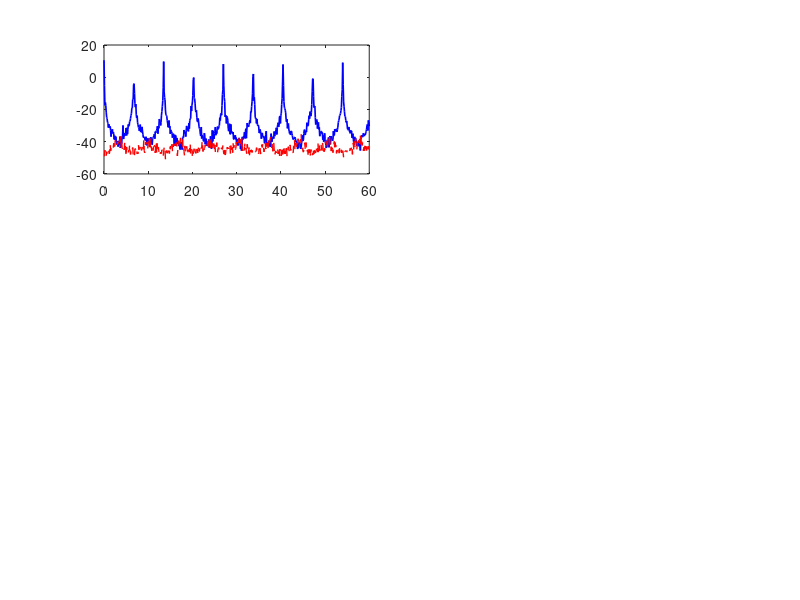

Write MATLAB code to recreate this figure. (Note: this script raises an error after producing the figure.)
%% =========================================================
%  Project 7: Optimization of Handover Mechanisms in 5G V2X
%  Step 2: Simulate Handover Failures & Latency at High Speed
%  =========================================================

clc; clear; close all;

%% --- 1. SIMULATION PARAMETERS ---
sim_time     = 60;        % Total simulation time (seconds)
dt           = 0.1;       % Time step (seconds)
t            = 0:dt:sim_time;
nSteps       = length(t);

% Vehicle speeds to test (km/h)
speeds_kmh   = [60, 100, 120, 160, 200];
nSpeeds      = length(speeds_kmh);

% Base Station (BS) layout along a highway (meters)
% Vehicle moves in a straight line; BSs placed every 300m
BS_positions = 0:300:3000;   % 11 base stations
nBS          = length(BS_positions);

% Coverage radius of each BS (meters)
coverage_radius = 180;       % Overlap zone starts at 150m

% 5G Handover Parameters
HO_execution_time  = 0.020;  % 20ms  - 5G handover execution delay
HO_preparation_time= 0.010;  % 10ms  - 5G preparation phase
TTT                = 0.040;  % 40ms  - Time-To-Trigger (hysteresis timer)
HO_margin          = 3;      % 3 dB  - Hysteresis margin (A3 event)

% Path loss model (simplified urban macro)
% RSRP(dBm) = Tx_power - PathLoss
Tx_power_dBm = 46;           % 5G gNB transmit power (dBm)
freq_GHz     = 3.5;          % 5G mid-band frequency

%% --- 2. HELPER FUNCTIONS ---

% Path loss (Urban Macro - 3GPP TR 38.901)
function pl = path_loss(dist_m, freq_GHz)
    dist_m = max(dist_m, 1);  % avoid log(0)
    pl = 28 + 22*log10(dist_m) + 20*log10(freq_GHz);
end

% RSRP from distance
function rsrp = compute_RSRP(dist_m, Tx_dBm, freq_GHz)
    pl   = path_loss(dist_m, freq_GHz);
    rsrp = Tx_dBm - pl + randn()*2;  % Add 2dB shadowing noise
end

% Handover failure probability (based on speed & RSRP)
function p_fail = ho_failure_prob(speed_kmh, rsrp_dBm)
    % Higher speed & weaker signal = more failures
    speed_factor = (speed_kmh / 200);          % normalized 0-1
    signal_factor= max(0, (-rsrp_dBm - 90)/50);% weak signal penalty
    p_fail = min(0.05 + 0.3*speed_factor + 0.2*signal_factor, 0.6);
end

% Handover latency (ms) - includes preparation + execution + speed penalty
function lat = ho_latency_ms(speed_kmh, success, HO_prep, HO_exec)
    base_lat = (HO_prep + HO_exec) * 1000;     % convert to ms
    speed_penalty = speed_kmh * 0.05;           % 0.05ms per km/h
    if ~success
        lat = base_lat * 3 + speed_penalty;     % failure = 3x latency
    else
        lat = base_lat + speed_penalty;
    end
end

%% --- 3. MAIN SIMULATION LOOP ---
fprintf('Running high-speed handover simulation...\n\n');

% Storage for results
results = struct();

for si = 1:nSpeeds
    speed_kmh  = speeds_kmh(si);
    speed_ms   = speed_kmh / 3.6;  % convert to m/s

    % Vehicle position over time
    vehicle_pos = speed_ms * t;

    % Track serving BS
    serving_BS  = 1;
    TTT_counter = 0;
    ttt_active  = false;
    candidate_BS= 0;

    % Metrics
    ho_times      = [];   % Times when HO occurred
    ho_latencies  = [];   % Latency per HO event (ms)
    ho_success    = [];   % 1=success, 0=failure
    rsrp_serving  = zeros(1, nSteps);
    rsrp_neighbor = zeros(1, nSteps);
    active_BS_log = zeros(1, nSteps);

    for k = 1:nSteps
        pos = vehicle_pos(k);

        % Compute RSRP from serving BS
        dist_srv = abs(pos - BS_positions(serving_BS));
        rsrp_srv = compute_RSRP(dist_srv, Tx_power_dBm, freq_GHz);

        % Find best neighbor BS
        rsrp_neighbors = zeros(1, nBS);
        for b = 1:nBS
            d = abs(pos - BS_positions(b));
            rsrp_neighbors(b) = compute_RSRP(d, Tx_power_dBm, freq_GHz);
        end
        rsrp_neighbors(serving_BS) = -Inf;  % exclude serving
        [rsrp_best, best_BS] = max(rsrp_neighbors);

        % Store for plotting
        rsrp_serving(k)  = rsrp_srv;
        rsrp_neighbor(k) = rsrp_best;
        active_BS_log(k) = serving_BS;

        % --- A3 Event Trigger (neighbor > serving + margin) ---
        if rsrp_best > rsrp_srv + HO_margin
            if ~ttt_active
                ttt_active   = true;
                TTT_counter  = 0;
                candidate_BS = best_BS;
            else
                TTT_counter = TTT_counter + dt;
            end
        else
            ttt_active  = false;
            TTT_counter = 0;
        end

        % --- Trigger Handover after TTT ---
        if ttt_active && TTT_counter >= TTT
            ttt_active  = false;
            TTT_counter = 0;

            % Determine success/failure
            p_fail  = ho_failure_prob(speed_kmh, rsrp_srv);
            success = rand() > p_fail;

            % Compute latency
            lat = ho_latency_ms(speed_kmh, success, ...
                                HO_preparation_time, HO_execution_time);

            % Log handover event
            ho_times(end+1)    = t(k);
            ho_latencies(end+1)= lat;
            ho_success(end+1)  = success;

            if success
                serving_BS = candidate_BS;
            end
            % On failure, stay with current BS (degraded connection)
        end
    end

    % Store results
    results(si).speed       = speed_kmh;
    results(si).ho_times    = ho_times;
    results(si).latencies   = ho_latencies;
    results(si).success     = ho_success;
    results(si).rsrp        = rsrp_serving;
    results(si).rsrp_nbr    = rsrp_neighbor;
    results(si).bs_log      = active_BS_log;
    results(si).nHO         = length(ho_times);
    results(si).nFail       = sum(ho_success == 0);
    results(si).avg_lat     = mean(ho_latencies);
    results(si).fail_rate   = sum(ho_success==0) / max(length(ho_times),1) * 100;

    fprintf('Speed: %3d km/h | HOs: %2d | Failures: %2d | Fail Rate: %.1f%% | Avg Latency: %.1f ms\n', ...
        speed_kmh, results(si).nHO, results(si).nFail, ...
        results(si).fail_rate, results(si).avg_lat);
end

%% --- 4. PLOTS ---
figure('Name','High-Speed Handover Simulation','NumberTitle','off', ...
       'Position',[50 50 1400 900]);

%-- Plot 1: RSRP trace for a selected speed (160 km/h) --
idx = find([results.speed] == 160);
subplot(3,2,1);
plot(t, results(idx).rsrp,     'b-', 'LineWidth', 1.2); hold on;
plot(t, results(idx).rsrp_nbr, 'r--','LineWidth', 1.0);
% Mark HO events
for h = 1:length(results(idx).ho_times)
    clr = [0 0.6 0]; if ~results(idx).success(h), clr = [0.8 0 0]; end
    xline(results(idx).ho_times(h), '-', 'Color', clr, 'LineWidth', 1.5);
end
xlabel('Time (s)'); ylabel('RSRP (dBm)');
title('RSRP Trace @ 160 km/h (Green=HO Success, Red=Failure)');
legend('Serving BS','Best Neighbor','Location','southwest');
grid on;

%-- Plot 2: Serving BS index over time @ 160 km/h --
subplot(3,2,2);
stairs(t, results(idx).bs_log, 'b-', 'LineWidth', 1.5);
xlabel('Time (s)'); ylabel('Base Station Index');
title('Serving Base Station over Time @ 160 km/h');
yticks(1:nBS); grid on;

%-- Plot 3: Handover failure rate vs speed --
subplot(3,2,3);
fail_rates = [results.fail_rate];
bar([results.speed], fail_rates, 0.5, 'FaceColor', [0.85 0.33 0.1]);
xlabel('Vehicle Speed (km/h)'); ylabel('Failure Rate (%)');
title('HO Failure Rate vs Vehicle Speed');
grid on; ylim([0 100]);

%-- Plot 4: Average latency vs speed --
subplot(3,2,4);
avg_lats = [results.avg_lat];
bar([results.speed], avg_lats, 0.5, 'FaceColor', [0.2 0.6 0.8]);
xlabel('Vehicle Speed (km/h)'); ylabel('Avg Latency (ms)');
title('Average HO Latency vs Vehicle Speed');
grid on;

%-- Plot 5: Latency distribution @ 160 km/h --
subplot(3,2,5);
if ~isempty(results(idx).latencies)
    histogram(results(idx).latencies, 10, 'FaceColor', [0.4 0.7 0.4]);
    xlabel('Latency (ms)'); ylabel('Count');
    title('HO Latency Distribution @ 160 km/h');
    grid on;
end

%-- Plot 6: Number of HOs vs speed --
subplot(3,2,6);
nHOs = [results.nHO];
bar([results.speed], nHOs, 0.5, 'FaceColor', [0.5 0.3 0.7]);
xlabel('Vehicle Speed (km/h)'); ylabel('Number of Handovers');
title('Total Handovers vs Vehicle Speed');
grid on;

sgtitle('Step 2: 5G V2X Handover Simulation — High-Speed Mobility');

%% --- 5. SUMMARY TABLE ---
fprintf('\n========== SIMULATION SUMMARY ==========\n');
fprintf('%-12s %-8s %-10s %-12s %-14s\n', ...
    'Speed(km/h)','# HOs','# Failures','Fail Rate(%)','Avg Lat(ms)');
fprintf('%s\n', repmat('-', 1, 58));
for si = 1:nSpeeds
    fprintf('%-12d %-8d %-10d %-12.1f %-14.1f\n', ...
        results(si).speed, results(si).nHO, results(si).nFail, ...
        results(si).fail_rate, results(si).avg_lat);
end
fprintf('=========================================\n');
